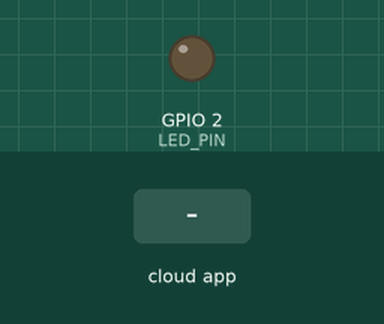
Recording of a sketch running on a simulated ESP32. On the bench: output pins drawn as LEDs (lit = HIGH). Inputs (shaded band) come from the test bench. WiFi joins after 1.5 s; servers stay silent unless stated; no MQTT or app messages arrive unless stated; what the sketch prints to the serial monitor is not drawn.

Above: at 3.8 s.
3.9 s: the phone or cloud app sets led to On
At 4.6 s:
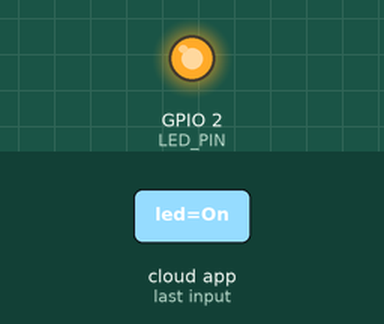
Timing chart, 0 to 6.9 s (numbered marks = the images above; inputs shaded):
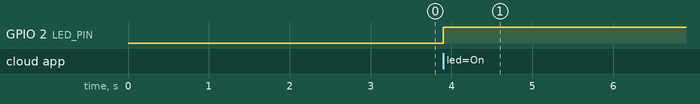

Measured:
- after the input at 3.9 s, GPIO 2 (LED_PIN): LOW → HIGH at once

The sketch:

RealTimeUpdateMQTT.ino
```cpp
#include <WiFi.h>
#include "Adafruit_MQTT.h"
#include "Adafruit_MQTT_Client.h"

// ---------- WiFi ----------
#define WIFI_SSID "S.P.R@ju"
#define WIFI_PASS "Venk@t&@njI"

// ---------- Adafruit IO ----------
#define AIO_SERVER      "io.adafruit.com"
#define AIO_SERVERPORT  1883
#define AIO_USERNAME    "Anjin_AK"
#define AIO_KEY         "aio_*secret**"

// ---------- Objects ----------
WiFiClient client;
Adafruit_MQTT_Client mqtt(&client, AIO_SERVER, AIO_SERVERPORT, AIO_USERNAME, AIO_KEY);

Adafruit_MQTT_Subscribe ledFeed =
  Adafruit_MQTT_Subscribe(&mqtt, AIO_USERNAME "/feeds/led");

// ---------- LED ----------
#define LED_PIN 2

// ---------- Timers ----------
unsigned long lastMQTTReconnect = 0;
unsigned long mqttReconnectInterval = 3000;

unsigned long lastPing = 0;
unsigned long pingInterval = 15000;

// ---------- WiFi ----------
void connectWiFi() {
  Serial.print("Connecting WiFi...");
  WiFi.mode(WIFI_STA);
  WiFi.begin(WIFI_SSID, WIFI_PASS);
}

// ---------- MQTT ----------
void connectMQTT() {
  if (mqtt.connected()) return;

  if (millis() - lastMQTTReconnect >= mqttReconnectInterval) {
    lastMQTTReconnect = millis();

    Serial.println("Connecting MQTT...");

    int8_t ret = mqtt.connect();

    if (ret == 0) {
      Serial.println("MQTT Connected!");
      mqtt.subscribe(&ledFeed);
    } else {
      Serial.println("MQTT failed...");
      mqtt.disconnect();
    }
  }
}

// ---------- SETUP ----------
void setup() {
  Serial.begin(115200);
  pinMode(LED_PIN, OUTPUT);

  connectWiFi();
}

// ---------- LOOP ----------
void loop() {

  // ---------- WiFi Auto Reconnect ----------
  if (WiFi.status() != WL_CONNECTED) {
    connectWiFi();
    return;
  }

  // ---------- MQTT Reconnect ----------
  connectMQTT();

  // ---------- Keep Alive ----------
  if (millis() - lastPing >= pingInterval) {
    lastPing = millis();
    mqtt.ping();
  }

  mqtt.processPackets(0);  // NON-BLOCKING

  // ---------- Read Data ----------
  Adafruit_MQTT_Subscribe *subscription;

  while ((subscription = mqtt.readSubscription(0))) {

    if (subscription == &ledFeed) {

      String value = (char *)ledFeed.lastread;

      Serial.print("Received: ");
      Serial.println(value);

      if (value == "On") {
        digitalWrite(LED_PIN, HIGH);
      }
      else if (value == "Off") {
        digitalWrite(LED_PIN, LOW);
      }
    }
  }
}
```
